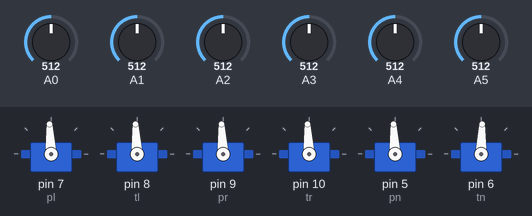
Recording of a sketch running on a simulated Arduino Uno, built with avr-gcc and run on an emulated ATmega328P. On the bench: 6 × servo. Inputs (shaded band) come from the test bench; at power-on: A0 = 512, A1 = 512, A2 = 512, A3 = 512, A4 = 512, A5 = 512. What the sketch prints to the serial monitor is not drawn.

Above: at 1.2 s.
1.3 s: A0 set to 716
3.1 s: A1 set to 716
4.9 s: A2 set to 716
6.7 s: A3 set to 716
8.5 s: A4 set to 716
10.3 s: A5 set to 716
Timing chart, 0 to 13.1 s (numbered marks = the images above; inputs shaded):
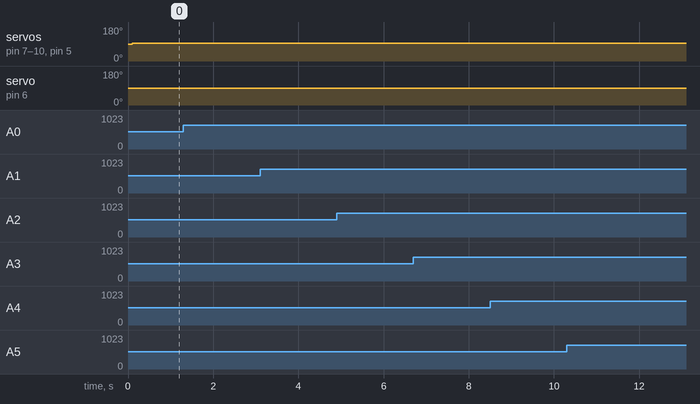

The sketch:

head_neck_servo_ctl.ino
```cpp
//----------------------------------- config ----------------------------


int ctrl_loop_period = 100; // in ms


//----------------------------------- servo ----------------------------

#include <Servo.h>

Servo pl; // pan left eye
Servo tl; // tilt left eye
Servo pr; // pan right eye
Servo tr; // titl right eye
Servo pn; // pan neck
Servo tn; // tilt neck, CAUTION: it is a continuous servo without position feedback

// These are desired values (in microseconds)
int pan_left = 1500;
int tilt_left = 1500;
int pan_right = 1500;
int tilt_right = 1500;
int pan_neck = 1500;
int tilt_neck = 1450;

// Since the tilt neck actuator is a continuous servo (just a motor actually),
// we implemented a close loop controller here.
int tilt_neck_pwm = 0;

// current value from the potentiometer
int pan_left_pos = 0;
int tilt_left_pos = 0;
int pan_right_pos = 0;
int tilt_right_pos = 0;
int pan_neck_pos = 0;
int tilt_neck_pos = 0;


void servo_setup() {

  // CAUTION: do not use timer1 PWM (i.e., pin 11 and 12)

  pl.attach(7);
  tl.attach(8);
  pr.attach(9);
  tr.attach(10);

  pn.attach(5);
  tn.attach(6);


}


void servo_actuate() {

  pl.writeMicroseconds(pan_left);
  tl.writeMicroseconds(tilt_left);


  // CAUTION: right tilt has a mirrored direction respect to the head!!!
  pr.writeMicroseconds(pan_right);
  tr.writeMicroseconds(2500 - tilt_right + 500);


  pn.writeMicroseconds(pan_neck);
  tn.writeMicroseconds(tilt_neck);

//  pl.write(pan_left);
//  tl.write(tilt_left);
//
//  pr.write(pan_right);
//  tr.write(255 - tilt_right);
//
//  pl.write(pan_left);
//  tl.write(tilt_left);

}

void servo_sense() {

  pan_left_pos = analogRead(2);
  tilt_left_pos = analogRead(3);
  pan_right_pos = analogRead(4);
  tilt_right_pos = analogRead(5);
  pan_neck_pos = analogRead(0);
  tilt_neck_pos = analogRead(1);
}


// ------------------------------------- serial protocol -------------------------------


#define SERIAL_STATE_INIT      0
#define SERIAL_STATE_MAGIC1    1
#define SERIAL_STATE_MAGIC2    2
#define SERIAL_STATE_PROTO     3

#define SERIAL_MAGIC_1 'G'
#define SERIAL_MAGIC_2 'V'

// command sent from HLC to LLC

#define OPCODE_CTRL_PAN_TILT            0x10


// state report from LLC to HLC


#define OPCODE_STATE_PAN_TILT            0x80


// ------------ serial utility function -------

// CAUTION: this is busy waiting on write!!!

void serial_put_char(byte c) {

  while (Serial.write(c) <= 0)
    ;
}

void serial_send_header(byte len, byte opcode) {

  serial_put_char(SERIAL_MAGIC_1);
  serial_put_char(SERIAL_MAGIC_2);
  serial_put_char(len);
  serial_put_char(opcode);
  Serial.flush();
}

void serial_send_int(int i) {

  byte *cp = (byte *) &i;

  byte c0 = cp[0];
  byte c1 = cp[1];

  serial_put_char(c0);
  serial_put_char(c1);
  Serial.flush();
}

void serial_send_long(long l) {

  byte *cp = (byte *) &l;

  //  byte c0 = (byte)(l & 0x000000FF);
  //  byte c1 = (byte)((l & 0x0000FF00) >> 8);
  //  byte c2 = (byte)((l & 0x00FF0000) >> 16);
  //  byte c3 = (byte)((l & 0xFF000000) >> 24);

  byte c0 = cp[0];
  byte c1 = cp[1];
  byte c2 = cp[2];
  byte c3 = cp[3];

  serial_put_char(c0);
  serial_put_char(c1);
  serial_put_char(c2);
  serial_put_char(c3);
  Serial.flush();
}

void serial_send_float(float f) {

  byte *cp = (byte *) &f;

  byte c0 = cp[0];
  byte c1 = cp[1];
  byte c2 = cp[2];
  byte c3 = cp[3];

  serial_put_char(c0);
  serial_put_char(c1);
  serial_put_char(c2);
  serial_put_char(c3);
  Serial.flush();
}

// CAUTION: this is busy waiting on read!!!

int serial_get_char() {

  while (Serial.available() <= 0)
    ;
  return (char) Serial.read();

}
int serial_get_int() {

  char bytearray[2];

  bytearray[0] = serial_get_char();
  bytearray[1] = serial_get_char();

  return *((int *) bytearray);
}

long serial_get_long() {

  char bytearray[4];

  bytearray[0] = serial_get_char();
  bytearray[1] = serial_get_char();
  bytearray[2] = serial_get_char();
  bytearray[3] = serial_get_char();

  return *((long *) bytearray);
}

float serial_get_float() {

  char bytearray[4];

  bytearray[0] = serial_get_char();
  bytearray[1] = serial_get_char();
  bytearray[2] = serial_get_char();
  bytearray[3] = serial_get_char();

  return *((float *) bytearray);
}


int serial_state = SERIAL_STATE_INIT;
int serial_length = 0;

// -----------    dispatch serial message according to the opcode --------------


void serial_parse_command(int opcode) {

  switch (opcode) {

    case OPCODE_CTRL_PAN_TILT: {

        pan_left = serial_get_int();
        tilt_left = serial_get_int();
        pan_right = serial_get_int();
        tilt_right = serial_get_int();
        pan_neck = serial_get_int();
        tilt_neck = serial_get_int();

        //Serial.println(pan_left);


        break;
      }

//    case OPCODE_XXX: {
//
//        // add new function here
//        // use these comments as template
//        break;
//      }
    default: {

        break;
      }

  }

}

// serial state machine
void serial_state_machine_proceed(int c) {

  //  Serial.print(c, HEX);
  //  Serial.print(' ');

  switch (serial_state) {
    case SERIAL_STATE_INIT: {
        if (c == SERIAL_MAGIC_1)
          serial_state = SERIAL_STATE_MAGIC1;
        else
          serial_state = SERIAL_STATE_INIT;
        break;
      }
    case SERIAL_STATE_MAGIC1: {
        if (c == SERIAL_MAGIC_2)
          serial_state = SERIAL_STATE_MAGIC2;
        else
          serial_state = SERIAL_STATE_INIT;
        break;
      }
    case SERIAL_STATE_MAGIC2: {
        serial_length = c;
        serial_state = SERIAL_STATE_PROTO;
        break;
      }
    case SERIAL_STATE_PROTO: {

        // opcode = c
        serial_parse_command(c);

        serial_state = SERIAL_STATE_INIT;
        break;
      }
    default: {
        serial_state = SERIAL_STATE_INIT;
        break;
      }

  }

}


// -----------    send state back --------------

void serial_send_pan_tilt_state(long timestamp) {

  serial_send_header(28, OPCODE_STATE_PAN_TILT);
  serial_send_long(timestamp);
  serial_send_int(pan_left);
  serial_send_int(tilt_left);
  serial_send_int(pan_right);
  serial_send_int(tilt_right);
  serial_send_int(pan_neck);
  serial_send_int(tilt_neck);
  serial_send_int(pan_left_pos);
  serial_send_int(tilt_left_pos);
  serial_send_int(pan_right_pos);
  serial_send_int(tilt_right_pos);
  serial_send_int(pan_neck_pos);
  serial_send_int(tilt_neck_pos);

}


// ----------------------------------- interrupt -------------------------

// Timer interrupt counter. It is reset when new loop period comes.
int timer_counter = 0;

// Timer flag for the controller loop
volatile int timer_inner_loop_flag = 0;

// CAUTION: This function is called in interrupt!!! Must make it short!!!
void timer_update() {

  timer_counter++;

  if (timer_counter >= ctrl_loop_period) {
    timer_inner_loop_flag = 1;
    timer_counter = 0;
  }

}

#include <TimerOne.h>

void setup() {

  Timer1.initialize(1000); // NOTE: period is in us
  Timer1.attachInterrupt(timer_update);


  Serial.begin(115200);

  servo_setup();

}

unsigned long loop_count = 0;

void loop() {

  if (timer_inner_loop_flag > 0) {

    timer_inner_loop_flag = 0;

    loop_count++;

    unsigned long timestamp = millis();

    servo_actuate();
    servo_sense();
    serial_send_pan_tilt_state(timestamp);

    //Serial.println(timestamp);


  }

  if (Serial.available() > 0) {
    int c = Serial.read();
    serial_state_machine_proceed(c);
  }

}
```

Measured:
- after the input at 1.3 s, every drawn part: stays the same
- after the input at 3.1 s, every drawn part: stays the same
- after the input at 4.9 s, every drawn part: stays the same
- after the input at 6.7 s, every drawn part: stays the same
- after the input at 8.5 s, every drawn part: stays the same
- after the input at 10.3 s, every drawn part: stays the same
